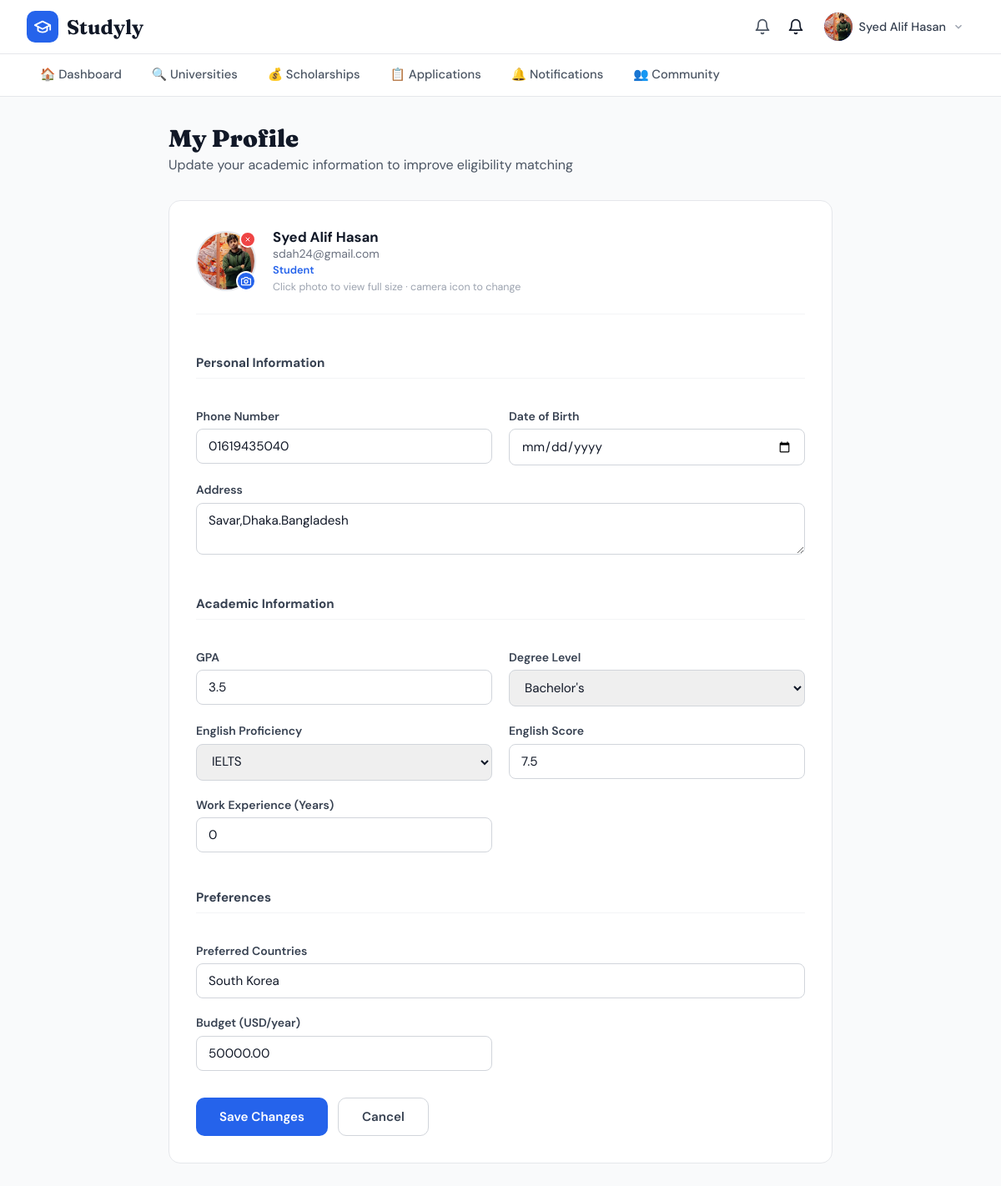
Before: /users/profile/ (signed in) with the older database file.
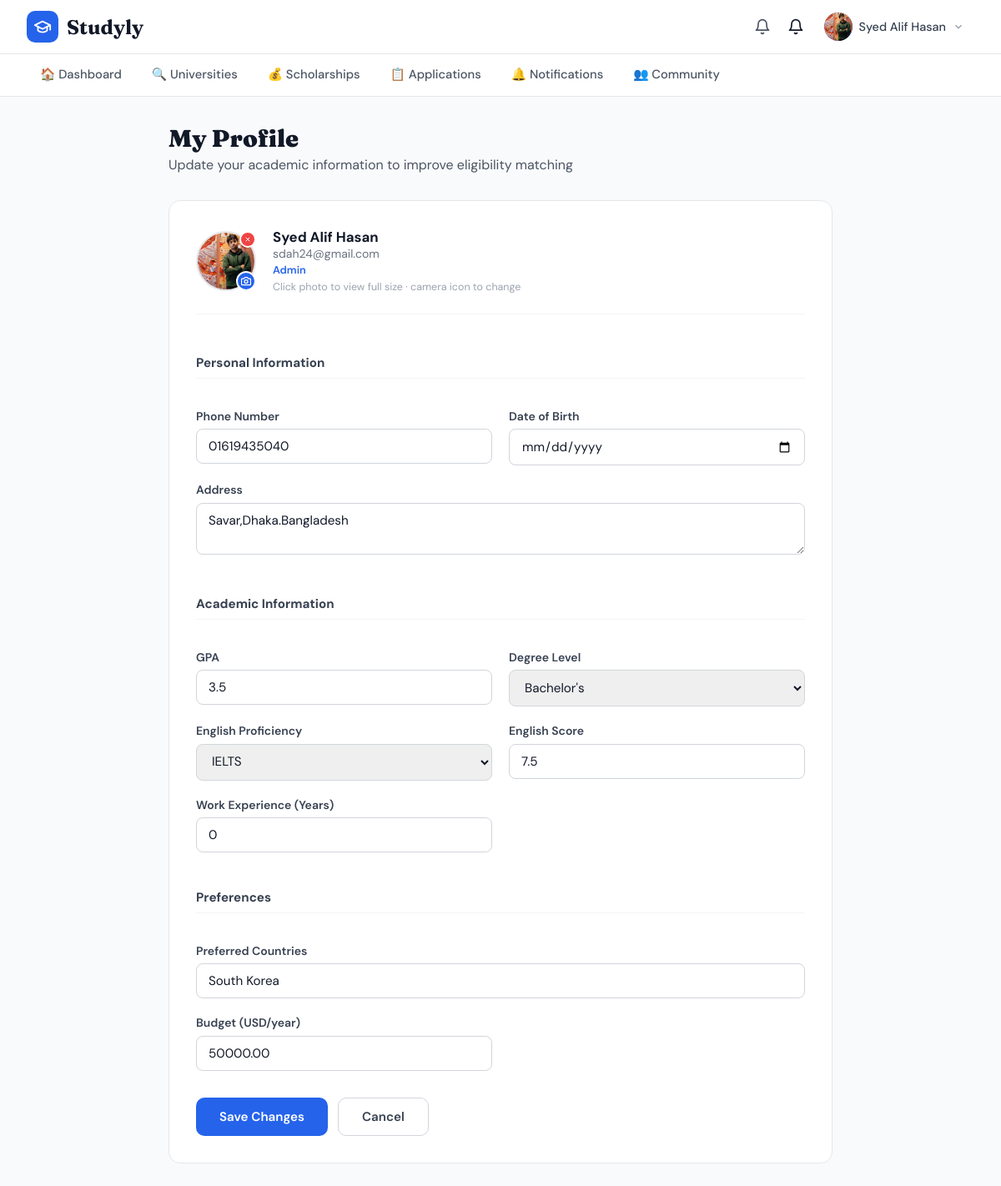
After: the same page with the newer database file.
### users/models.py (models this page shows, shortened)
class User(AbstractUser):
    ROLE_CHOICES = [
        ('student', 'Student'),
        ('admin', 'Admin'),
        ('consultant', 'Educational Consultant'),
    ]
    role = models.CharField(max_length=20, choices=ROLE_CHOICES, default='student')

class Profile(models.Model):
    user = models.OneToOneField(
        User,
        on_delete=models.CASCADE,
        related_name='profile'
    )
    phone_number = models.CharField(max_length=20, blank=True, null=True)
    date_of_birth = models.DateField(blank=True, null=True)
    address = models.TextField(blank=True, null=True)
    profile_picture = models.ImageField(
        upload_to='profile_pics/', blank=True, null=True
    )
    GPA = models.FloatField(null=True, blank=True)
    degree_level = models.CharField(
        max_length=50,
        choices=[
            ('bachelor', "Bachelor's"),
            ('master', "Master's"),
            ('phd', 'PhD'),
        ],
        blank=True,
        null=True
    )
    english_proficiency = models.CharField(
        max_length=50,
        choices=[
            ('ielts', 'IELTS'),
            ('toefl', 'TOEFL'),
            ('none', 'None'),
        ],
        blank=True,
        null=True
    )
    english_score = models.FloatField(null=True, blank=True)
    work_experience_years = models.IntegerField(default=0)
    preferred_countries = models.CharField(max_length=255, blank=True, null=True)
    budget = models.DecimalField(
        max_digits=10, decimal_places=2, null=True, blank=True
    )
    created_at = models.DateTimeField(auto_now_add=True)
    updated_at = models.DateTimeField(auto_now=True)

### users/views.py (the view)
# urls.py: path('profile/', views.profile_view, name='profile'),
@login_required
def profile_view(request):
    profile = request.user.profile
    if request.method == 'POST':
        if request.POST.get('remove_picture') == '1':
            if profile.profile_picture:
                old_path = profile.profile_picture.path
                profile.profile_picture.delete(save=False)
                profile.save(update_fields=['profile_picture'])
                if os.path.isfile(old_path):
                    os.remove(old_path)
                messages.success(request, 'Profile photo removed.')
            return redirect('users:profile')
        form = ProfileForm(request.POST, request.FILES, instance=profile)
        if form.is_valid():
            if 'profile_picture' in request.FILES and profile.profile_picture:
                old_path = profile.profile_picture.path
                if os.path.isfile(old_path):
                    os.remove(old_path)
            form.save()
            messages.success(request, 'Profile updated successfully!')
            return redirect('users:profile')
        else:
            messages.error(request, 'Please correct the errors below.')
    else:
        form = ProfileForm(instance=profile)
    return render(request, 'users/profile.html', {
        'form': form,
        'profile': profile,
    })

### users/forms.py
class ProfileForm(forms.ModelForm):
    class Meta:
        model = Profile
        exclude = ['user', 'created_at', 'updated_at']

### users/context_processors.py (called while the page is built)
def unread_notifications(request):
    if request.user.is_authenticated:
        from notifications.models import Notification
        count = Notification.objects.filter(user=request.user, is_read=False).count()
        return {'unread_notif_count': count}
    return {'unread_notif_count': 0}

### templates/users/profile.html (shortened to what the changed rows need)
{% extends "base.html" %}
{% block content %}
<main>
  <h1 class="page-title">My Profile</h1>
  <div class="card">
    <form method="post" enctype="multipart/form-data" novalidate id="profileForm">
      <div class="avatar-row">
        <div class="avatar-info">
          <div class="name">{{ request.user.get_full_name|default:request.user.username }}</div>
          <div class="email">{{ request.user.email }}</div>
          <div class="role">{{ request.user.role|capfirst }}</div>
          <div class="avatar-hint">Click photo to view full size · camera icon to change</div>
        </div>
      </div>
    </form>
  </div>
</main>
{% endblock %}

### templates/base.html (shortened to what this page needs)
<!DOCTYPE html>
<html lang="en">
<head>
</head>
<body>
{% if user.is_authenticated and not skip_nav %}
<nav class="top-nav">
  <div class="top-nav-inner">
    <a href="{% url 'dashboard:dashboard' %}" class="logo">
      <div class="logo-icon">
        <svg xmlns="http://www.w3.org/2000/svg" width="22" height="22" fill="none" stroke="white" stroke-width="2" stroke-linecap="round" stroke-linejoin="round" viewBox="0 0 24 24">
          <path d="M22 10v6M2 10l10-5 10 5-10 5z"/><path d="M6 12v5c3 3 9 3 12 0v-5"/>
        </svg>
      </div>
      <span class="logo-text">Studyly</span>
    </a>
    <div class="nav-right">
     <a href="{% url 'notifications:list' %}" class="bell-btn" style="position:relative;">
  <svg xmlns="http://www.w3.org/2000/svg" width="20" height="20" fill="none" stroke="currentColor" stroke-width="2" stroke-linecap="round" stroke-linejoin="round" viewBox="0 0 24 24">
    <path d="M18 8A6 6 0 0 0 6 8c0 7-3 9-3 9h18s-3-2-3-9"/><path d="M13.73 21a2 2 0 0 1-3.46 0"/>
  </svg>
</a>
        <svg xmlns="http://www.w3.org/2000/svg" width="20" height="20" fill="none" stroke="currentColor" stroke-width="2" stroke-linecap="round" stroke-linejoin="round" viewBox="0 0 24 24">
          <path d="M18 8A6 6 0 0 0 6 8c0 7-3 9-3 9h18s-3-2-3-9"/><path d="M13.73 21a2 2 0 0 1-3.46 0"/>
        </svg>
      <div class="user-dropdown-wrap" id="userDropdown">
        <div class="user-btn" onclick="toggleDropdown()">
          <div class="user-avatar">
            {% if user.profile.profile_picture %}
              <img src="{{ user.profile.profile_picture.url }}" alt="avatar">
            {% else %}
              <svg xmlns="http://www.w3.org/2000/svg" width="16" height="16" fill="none" stroke="white" stroke-width="2" stroke-linecap="round" stroke-linejoin="round" viewBox="0 0 24 24">
                <path d="M20 21v-2a4 4 0 0 0-4-4H8a4 4 0 0 0-4 4v2"/><circle cx="12" cy="7" r="4"/>
              </svg>
            {% endif %}
          </div>
          <span class="user-name">{{ user.get_full_name|default:user.username }}</span>
          <svg class="chevron" xmlns="http://www.w3.org/2000/svg" width="14" height="14" fill="none" stroke="currentColor" stroke-width="2.5" viewBox="0 0 24 24"><polyline points="6 9 12 15 18 9"/></svg>
        </div>
      </div>
    </div>
  </div>
</nav>
<div class="sec-nav">
  <div class="sec-nav-inner">
    <a href="{% url 'dashboard:dashboard' %}"  class="nav-link {% block nav_dashboard %}{% endblock %}">🏠 Dashboard</a>
    <a href="{% url 'universities:list' %}"    class="nav-link {% block nav_universities %}{% endblock %}">🔍 Universities</a>
    <a href="{% url 'scholarships:list' %}"    class="nav-link {% block nav_scholarships %}{% endblock %}">💰 Scholarships</a>
    <a href="{% url 'applications:list' %}"    class="nav-link {% block nav_applications %}{% endblock %}">📋 Applications</a>
    <a href="{% url 'notifications:list' %}"   class="nav-link {% block nav_notifications %}{% endblock %}">🔔 Notifications</a>
      <a href="{% url 'community:list' %}" class="nav-link {% if active_nav == 'community' %}nav-link--active{% endif %}">👥 Community</a>
  </div>
</div>
{% endif %}
{% block content %}{% endblock %}
</body>
</html>

Changed rows visible on the page:
changed User "Syed Alif Hasan": user.role "Student" → "Admin"
